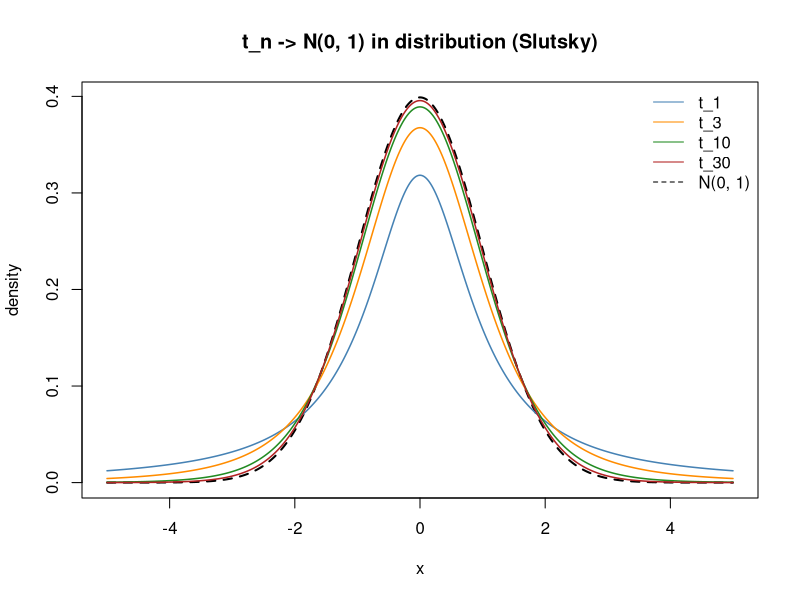

This figure's R source:
# Densities of t_n for n = 1, 3, 10, 30 converge to the N(0,1) density.
x <- seq(-5, 5, length.out = 800)
ns <- c(1, 3, 10, 30)
cols <- c("steelblue", "darkorange", "forestgreen", "firebrick")

plot(x, dnorm(x), type = "l", lwd = 2, lty = 2, xlab = "x", ylab = "density",
     main = "t_n -> N(0, 1) in distribution (Slutsky)")
for (j in seq_along(ns)) lines(x, dt(x, df = ns[j]), col = cols[j], lwd = 1.5)
legend("topright", bty = "n", lty = c(rep(1, 4), 2), col = c(cols, "black"),
       legend = c(paste0("t_", ns), "N(0, 1)"))
